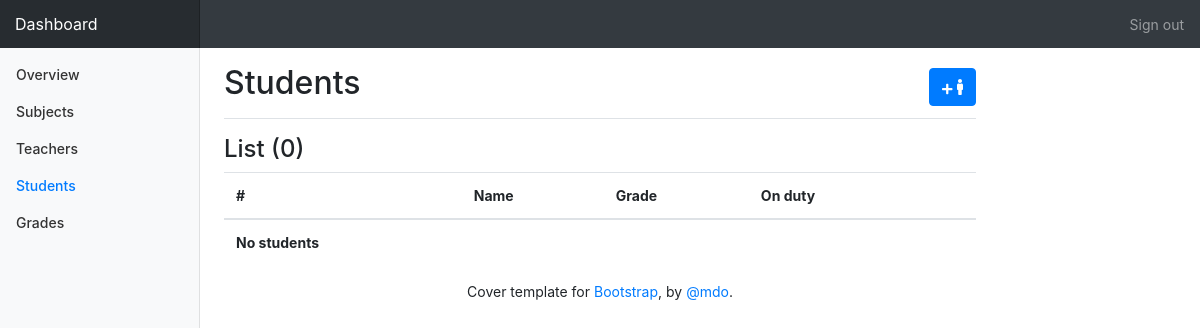
Page /dashboard/students/ on the earlier database version.
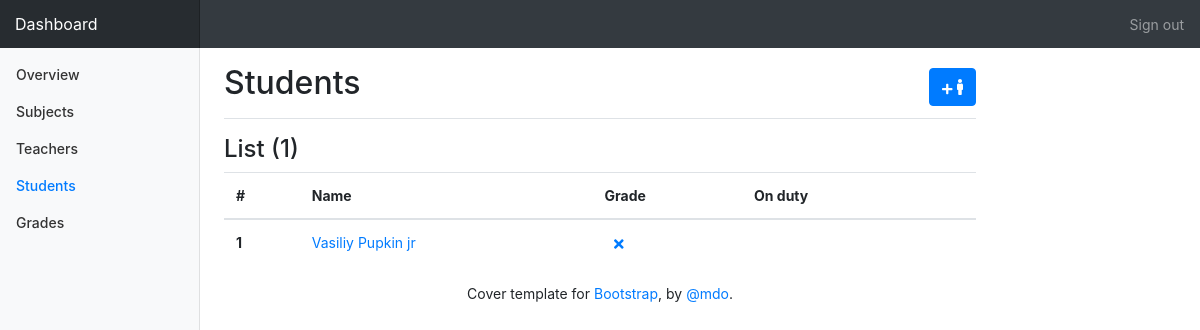
Same page on the later database version.
### dashboard/models.py (models this page shows)
class Student(models.Model):
    name = models.CharField(max_length=30)
    surname = models.CharField(max_length=30)
    description = models.TextField(blank=True)
    on_duty = models.BooleanField(default = True)
    grade = models.ForeignKey(Grade, on_delete=models.CASCADE)
    def __str__(self):
        return self.name + ' '+ self.surname

### dashboard/views.py (the view)
class StudentList (ListView):
    model = Student
    def get_context_data(self, **kwargs):
        context = super(StudentList, self).get_context_data(**kwargs)
        context['name'] = self.model.__name__ + 's'
        context['location'] = 'students'
        return context

### dashboard/templates/dashboard/student_list.html
{% extends 'dashboard/index.html' %}
{% block main %}
    <main role="main" class="col-md-8 ml-sm-auto col-lg-8 pt-3 px-4">
        <div class="d-flex justify-content-between flex-wrap flex-md-nowrap align-items-center pb-2 mb-3 border-bottom">
          <h1 class="h2">{{name}}</h1>
          <a type="button right" href="{% url 'student_create' %}" title="Add" class="btn btn-primary">
              <i class="fas fa-plus fa-xs"></i>
              <i class="fas fa-male"></i>
          </a>
        </div>
        <h4>List ({{object_list|length}})</h4>
        <div class="table-responsive">
            <table class="table table-hover">
                <thead>
                    <tr>
                        <th scope="col">#</th>
                        <th scope="col">Name</th>
                        <th scope="col">Grade</th>
                        <th scope="col">On duty</th>
                        <th scope="col"></th>
                    </tr>
                </thead>
                <tbody>
                    {% for row in object_list %}
                        <tr>
                            <th scope="row">{{ forloop.counter }}</th>
                            <td><a href="{% url 'student_update' row.pk %}">{{ row }}</a></td>
                            <td style="padding: 0">
                                <a style="padding: 12px 20px;" href="{% url 'student_delete' row.pk %}" title="delete" class="btn btn-sm light">
                                    <i class="fas fa-times"></i>
                                </a>
                            </td>
                        </tr>
                    {% empty %}
                        <tr>
                            <th scope="row">No students</th>
                        </tr>
                    {% endfor %}
                </tbody>
          </table>
        </div>
      </main>
{% endblock main %}

Differences in the rows shown:
added Student: name+surname "Vasiliy Pupkin jr"
Other differences:
{{ object_list|length }}: "0" → "1"
text no longer shown: "No students"
